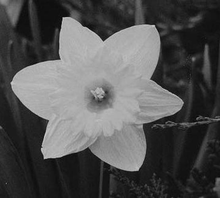
%> input picture tmp.pgm, 220 x 198 px, shrunk from 555 x 500 before the run
$ octave --eval "result = texture_histogram('tmp.pgm');"   (GNU Octave 9; MATLAB toolbox functions it lacks are replaced by stand-ins)
%> lines starting %> are read from the running program, lines starting %| are printed output that depends on the picture
function [lbp_histogram] = texture_histogram(image_path)
%> called with image_path = 'tmp.pgm'
rgb_image = imread(image_path);
%> rgb_image is the input picture: size 198x220 uint8; min 3, max 203, mean 82
image=rgb2gray(rgb_image);
[rows,cols] = size(image);
%> rows = 198; cols = 220
pixel_count = rows*cols;
%> pixel_count = 43560
image_lbp = zeros(rows,cols);
lbp_histogram = zeros(1,256);
for row = 2:rows-1
    for col = 2:cols-1
        code=zeros(1,8);    %行向量
        code(1)=image(row-1,col-1)>image(row,col);
        code(2)=image(row-1,col)>image(row,col);
        code(3)=image(row-1,col+1)>image(row,col);
        code(4)=image(row,col+1)>image(row,col);
        code(5)=image(row+1,col+1)>image(row,col);
        code(6)=image(row+1,col)>image(row,col);
        code(7)=image(row+1,col-1)>image(row,col);
        code(8)=image(row,col-1)>image(row,col);
        for p=1:8
            %从左上角开始，顺时针编码
            image_lbp(row,col)=image_lbp(row,col)+code(p)*2^(8-p);
        end
        %循环左移,移动k位相当于把开头的k个数放到最右边
        for k=1:7
            code=[code(k+1:end) code(1:k)];    %移位之后的二进制编码
            temp=0;
            for p=1:8
                temp=temp+code(p)*2^(8-p);
            end
            if temp<image_lbp(row,col)    %取旋转之后的最小值
                image_lbp(row,col)=temp;
            end
        end
        lbp_histogram(image_lbp(row,col)+1) = lbp_histogram(image_lbp(row,col)+1)+1;
    end
end
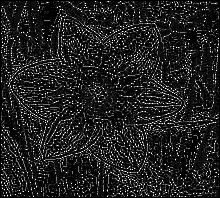
%> image_lbp: size 198x220 double; min 0, max 255, mean 33.7
%> after the loop, code = [1 0 0 0 0 1 1 1]; lbp_histogram = 256 values, max 6656 at index 16, min 0 at index 3, mean 166.9
lbp_histogram = lbp_histogram/pixel_count;
%> lbp_histogram = 256 values, max 0.153 at index 16, min 0 at index 3, mean 0.00383
%> `result = texture_histogram('tmp.pgm');`: result has the same summary as lbp_histogram in texture_histogram
